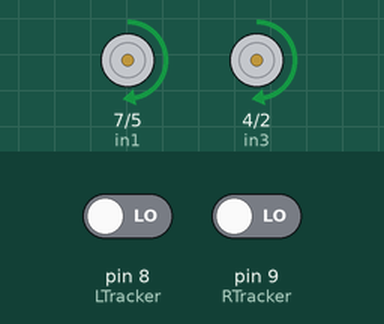
The sketch below on a simulated Arduino Uno, built with avr-gcc and run on an emulated ATmega328P. On the bench: motor-driver pin pairs drawn as motors (green arrow = first pin HIGH = forward, orange = second pin HIGH = backward, longer = more drive, scaled by the enable pin). The test bench sets the inputs (shaded band); at power-on: pin 8 (LTracker) LOW, pin 9 (RTracker) LOW.

Above: at 1.2 s.
1.3 s: pin 8 (LTracker) driven HIGH
At 2.2 s:
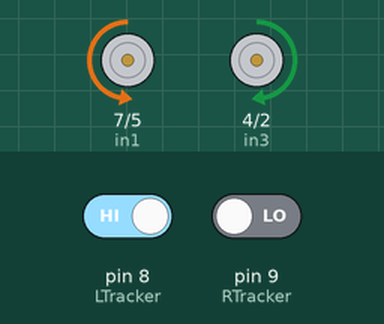
2.8 s: pin 8 (LTracker) driven LOW
At 3.3 s:
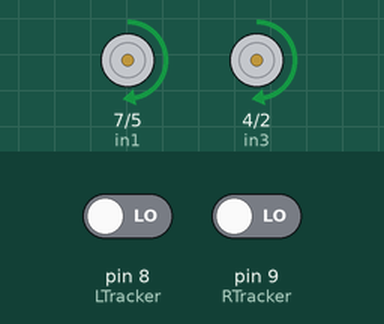
4.3 s: pin 9 (RTracker) driven HIGH
At 5.5 s:
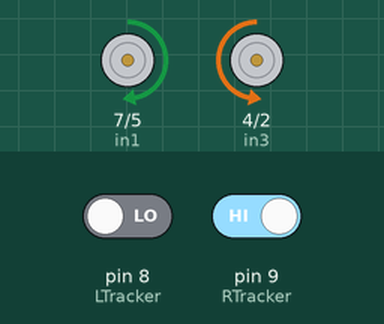
5.8 s: pin 9 (RTracker) driven LOW
At 6.8 s:
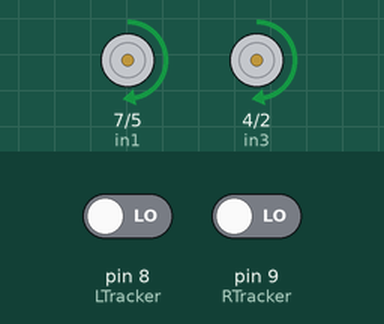
Timing chart, 0 to 8.3 s (numbered marks = the images above; inputs shaded):
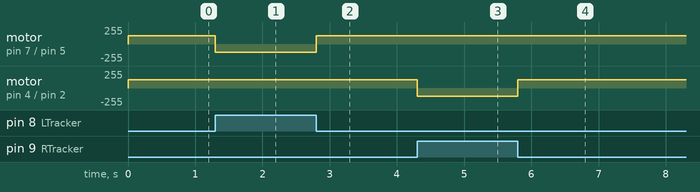

Measured:
- after the input at 1.3 s, motor on pin 7 (in1) / pin 5 (in2): forward 127/255 → backward 127/255 at once
- after the input at 2.8 s, motor on pin 7 (in1) / pin 5 (in2): backward 127/255 → forward 127/255 at once
- after the input at 4.3 s, motor on pin 4 (in3) / pin 2 (in4): forward 127/255 → backward 127/255 at once
- after the input at 5.8 s, motor on pin 4 (in3) / pin 2 (in4): backward 127/255 → forward 127/255 at once

The sketch:

FinalBraniacs.ino
```cpp
const int RTracker = 9;
const int LTracker = 8;

// Motor Pins

const int enA = 6; // Right Motor speed
const int enB = 3; // Left mOTOR Speed

const int in1 = 7;
const int in2 = 5;
const int in3 = 4;
const int in4 = 2;

void setup() {
  Serial.begin(9600);
  pinMode(enA, OUTPUT);
  pinMode(enB, OUTPUT);
  pinMode(in1, OUTPUT);
  pinMode(in2, OUTPUT);
  pinMode(in3, OUTPUT);
  pinMode(in4, OUTPUT);
  pinMode(RTracker, INPUT);
  pinMode(LTracker, INPUT);
  analogWrite(enA, 127);
  analogWrite(enB, 127);
}

void loop() {

  forward();

  while (digitalRead(RTracker) == 0 && digitalRead(LTracker) == 1) {
    // Left Turn
    left();
    //adjust
    if (digitalRead(RTracker) == 1 && digitalRead(LTracker) == 0) {
      right();
    } else {
      continue;
    }
  }

  while (digitalRead(RTracker) == 1 && digitalRead(LTracker) == 0) {
    // Right Turn
    right();
    if (digitalRead(RTracker) == 0 && digitalRead(LTracker) == 1) {
      left();
    } else {
      continue;
    }
  }

}
// Movement Modules

void forward() {
  digitalWrite(in1, HIGH);
  digitalWrite(in2, LOW);
  digitalWrite(in3, HIGH);
  digitalWrite(in4, LOW);
}

void left() {
  digitalWrite(in1, LOW);
  digitalWrite(in2, HIGH);
  digitalWrite(in3, HIGH);
  digitalWrite(in4, LOW);
}

void right() {
  digitalWrite(in1, HIGH);
  digitalWrite(in2, LOW);
  digitalWrite(in3, LOW);
  digitalWrite(in4, HIGH);
}
```
